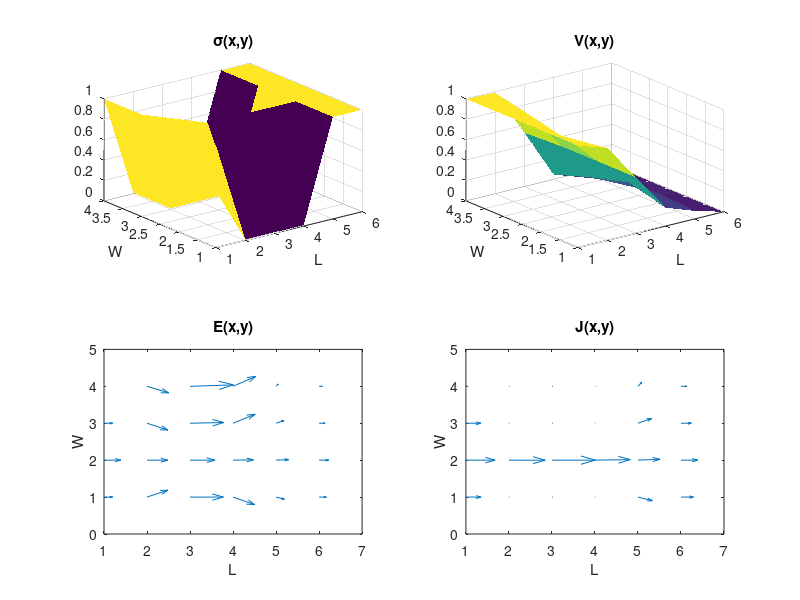
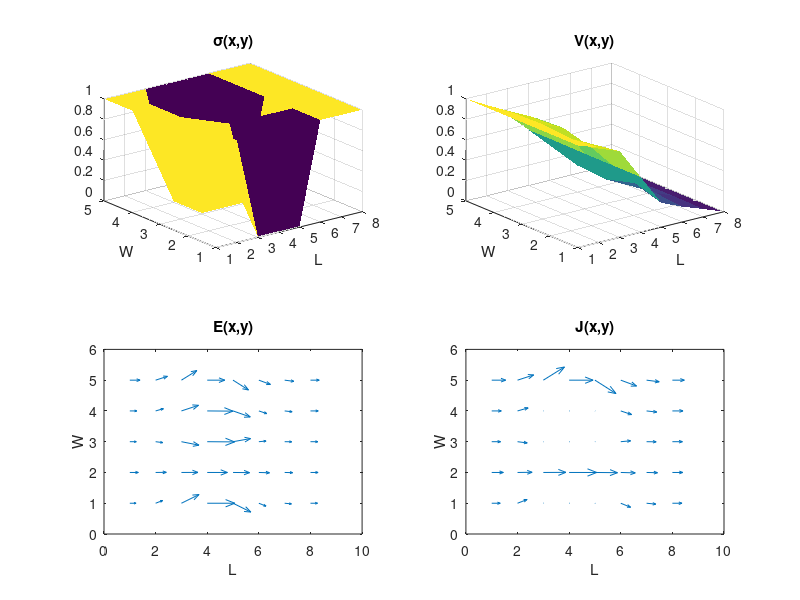
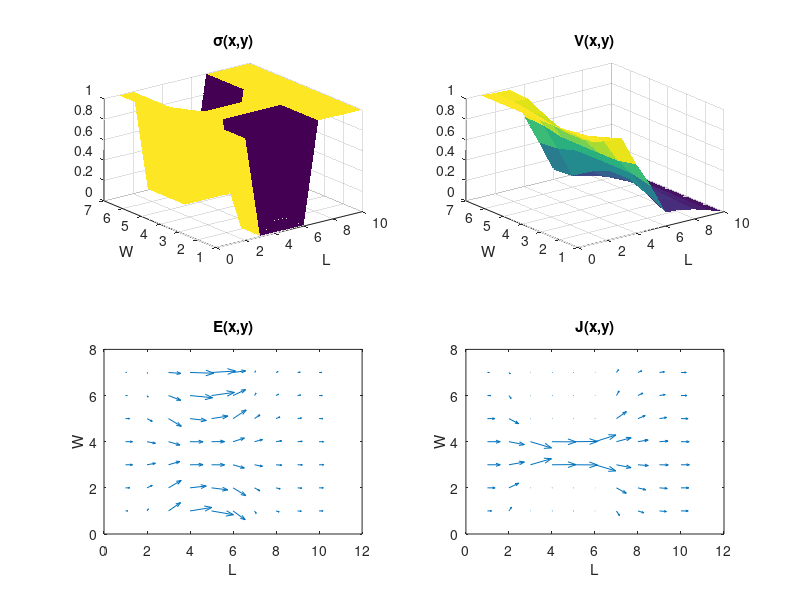
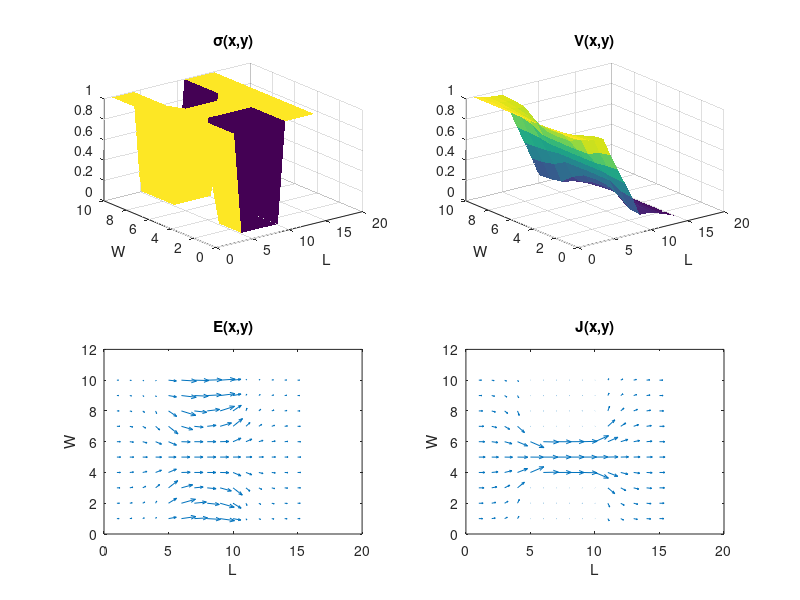

Write MATLAB code to recreate these figures, in order.
close all;
clear;

w=2;
l=3;
V0=1;

densities=[0.5 0.4 0.3 0.2 0.1 0.09 0.08 0.07 0.06 0.05 0.04 0.03 0.02];
curr=zeros(length(densities),1);
size=zeros(length(densities),1);

for m=1:length(densities)
  dx=densities(m);
  dy=dx;
  ny=round(w/dx);
  nx=round(l/dy);

  cMap=ones(nx,ny);
  % Change the conductance for the middle third on each side  
  cMap(nx/3:2*nx/3  , 1:ny/3)=1e-2; 
  cMap(nx/3:2*nx/3 , 2*ny/3:ny)=1e-2;

  % G-matrix, relates the value of a node to all other nodes
  G=sparse(nx*ny,nx*ny);
  % F-vector, the boundary conditons
  F = sparse(nx*ny,1);

  % Populate G matrix
  % Code from https://github.com/L28E/4700Code/blob/master/CondCode/GetCurrents.m
  for i = 1:nx
      for j = 1:ny
          n = j + (i - 1) * ny;

          if i == 1
              G(n, :) = 0;
              G(n, n) = 1;
              F(n)=V0;
          elseif i == nx
              G(n, :) = 0;
              G(n, n) = 1;
          elseif j == 1
              nxm = j + (i - 2) * ny;
              nxp = j + (i) * ny;
              nyp = j + 1 + (i - 1) * ny;

              rxm = (cMap(i, j) + cMap(i - 1, j)) / 2.0;
              rxp = (cMap(i, j) + cMap(i + 1, j)) / 2.0;
              ryp = (cMap(i, j) + cMap(i, j + 1)) / 2.0;

              G(n, n) = -(rxm+rxp+ryp);
              G(n, nxm) = rxm;
              G(n, nxp) = rxp;
              G(n, nyp) = ryp;

          elseif j ==  ny
              nxm = j + (i - 2) * ny;
              nxp = j + (i) * ny;
              nym = j - 1 + (i - 1) * ny;

              rxm = (cMap(i, j) + cMap(i - 1, j)) / 2.0;
              rxp = (cMap(i, j) + cMap(i + 1, j)) / 2.0;
              rym = (cMap(i, j) + cMap(i, j - 1)) / 2.0;

              G(n, n) = -(rxm + rxp + rym);
              G(n, nxm) = rxm;
              G(n, nxp) = rxp;
              G(n, nym) = rym;
          else
              nxm = j + (i-2)*ny;
              nxp = j + (i)*ny;
              nym = j-1 + (i-1)*ny;
              nyp = j+1 + (i-1)*ny;

              rxm = (cMap(i,j) + cMap(i-1,j))/2.0;
              rxp = (cMap(i,j) + cMap(i+1,j))/2.0;
              rym = (cMap(i,j) + cMap(i,j-1))/2.0;
              ryp = (cMap(i,j) + cMap(i,j+1))/2.0;

              G(n,n) = -(rxm+rxp+rym+ryp);
              G(n,nxm) = rxm;
              G(n,nxp) = rxp;
              G(n,nym) = rym;
              G(n,nyp) = ryp;
          end

      end
  end

  % Solve for voltage
  V = G\F;
  v_surf=zeros(nx,ny);
  for x=1:nx
      for y=1:ny
        n = y + (x - 1) * ny;
        v_surf(x,y)=V(n);
      end      
  end 

  % conductivity Plot 
  figure()
  subplot(2,2,1);
  surf(cMap','EdgeColor','none');
  title('σ(x,y)');
  ylabel('W');
  xlabel('L');

  % Voltage Plot 
  subplot(2,2,2);
  surf(v_surf','EdgeColor','none');
  title('V(x,y)');
  ylabel('W');
  xlabel('L');

  % E field Plot 
  [Ex,Ey]=gradient(-v_surf');
  subplot(2,2,3);
  quiver(Ex,Ey);
  title('E(x,y)' );
  ylabel('W');
  xlabel('L');

  % Current Density plot 
  subplot(2,2,4);
  Jx=cMap'.*Ex;
  Jy=cMap'.*Ey;
  quiver(Jx,Jy);
  title('J(x,y)' );
  ylabel('W');
  xlabel('L');

  % Calculate Current
  eFlowx = cMap' .* Ex;
  eFlowy = cMap' .* Ey;

  C0 = sum(eFlowx'(1, :))
  Cnx = sum(eFlowx'(nx, :))
  Curr(m) = (C0 + Cnx) * 0.5;
  size(m)=nx*ny;

end
figure()
semilogx(size,Curr)
title('Current vs. Mesh Size' );
ylabel('Current (A)');
xlabel('Mesh Size (# Nodes)');